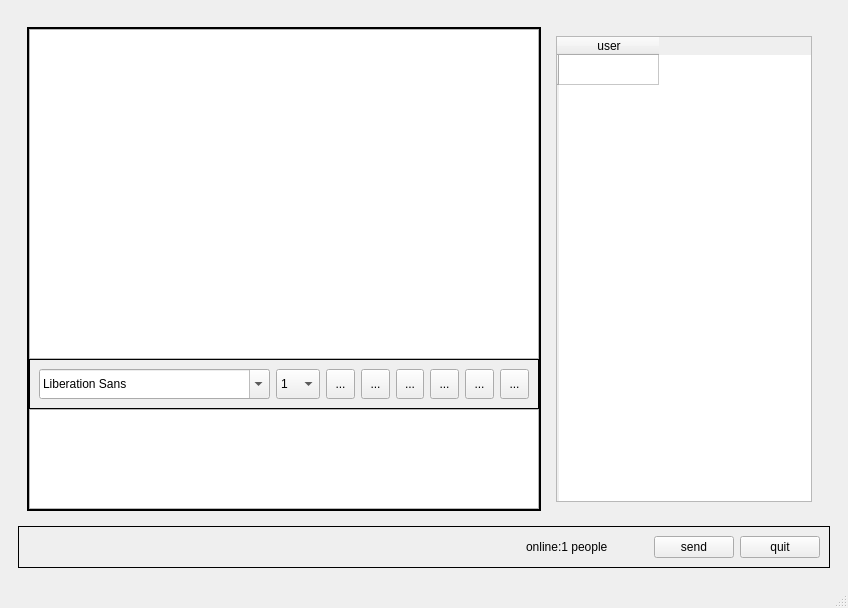
<?xml version="1.0" encoding="UTF-8"?>
<ui version="4.0">
 <class>chatting_window</class>
 <widget class="QMainWindow" name="chatting_window">
  <property name="geometry">
   <rect>
    <x>0</x>
    <y>0</y>
    <width>848</width>
    <height>608</height>
   </rect>
  </property>
  <property name="windowTitle">
   <string>MainWindow</string>
  </property>
  <widget class="QWidget" name="centralwidget">
   <layout class="QVBoxLayout" name="verticalLayout_5">
    <item>
     <widget class="QWidget" name="widget_2" native="true">
      <layout class="QVBoxLayout" name="verticalLayout_4">
       <item>
        <widget class="QWidget" name="widget_4" native="true">
         <property name="sizePolicy">
          <sizepolicy hsizetype="Preferred" vsizetype="Preferred">
           <horstretch>0</horstretch>
           <verstretch>0</verstretch>
          </sizepolicy>
         </property>
         <property name="maximumSize">
          <size>
           <width>16777215</width>
           <height>16777215</height>
          </size>
         </property>
         <layout class="QHBoxLayout" name="horizontalLayout_3">
          <item>
           <widget class="QFrame" name="frame_4">
            <property name="maximumSize">
             <size>
              <width>16777215</width>
              <height>16777215</height>
             </size>
            </property>
            <property name="frameShape">
             <enum>QFrame::Box</enum>
            </property>
            <property name="lineWidth">
             <number>2</number>
            </property>
            <layout class="QVBoxLayout" name="verticalLayout_3">
             <property name="spacing">
              <number>0</number>
             </property>
             <property name="leftMargin">
              <number>0</number>
             </property>
             <property name="topMargin">
              <number>0</number>
             </property>
             <property name="rightMargin">
              <number>0</number>
             </property>
             <property name="bottomMargin">
              <number>0</number>
             </property>
             <item>
              <widget class="QWidget" name="widget" native="true">
               <layout class="QVBoxLayout" name="verticalLayout">
                <property name="leftMargin">
                 <number>0</number>
                </property>
                <property name="topMargin">
                 <number>0</number>
                </property>
                <property name="rightMargin">
                 <number>0</number>
                </property>
                <property name="bottomMargin">
                 <number>0</number>
                </property>
                <item>
                 <widget class="QTextBrowser" name="recv_box">
                  <property name="sizePolicy">
                   <sizepolicy hsizetype="Preferred" vsizetype="Preferred">
                    <horstretch>0</horstretch>
                    <verstretch>0</verstretch>
                   </sizepolicy>
                  </property>
                 </widget>
                </item>
               </layout>
              </widget>
             </item>
             <item>
              <widget class="QFrame" name="frame_2">
               <property name="maximumSize">
                <size>
                 <width>16777215</width>
                 <height>50</height>
                </size>
               </property>
               <property name="frameShape">
                <enum>QFrame::Box</enum>
               </property>
               <layout class="QHBoxLayout" name="horizontalLayout">
                <item>
                 <widget class="QFontComboBox" name="fontComboBox">
                  <property name="sizePolicy">
                   <sizepolicy hsizetype="Preferred" vsizetype="Preferred">
                    <horstretch>0</horstretch>
                    <verstretch>0</verstretch>
                   </sizepolicy>
                  </property>
                 </widget>
                </item>
                <item>
                 <widget class="QComboBox" name="comboBox">
                  <property name="sizePolicy">
                   <sizepolicy hsizetype="Preferred" vsizetype="Preferred">
                    <horstretch>0</horstretch>
                    <verstretch>0</verstretch>
                   </sizepolicy>
                  </property>
                  <item>
                   <property name="text">
                    <string>1</string>
                   </property>
                  </item>
                  <item>
                   <property name="text">
                    <string>2</string>
                   </property>
                  </item>
                  <item>
                   <property name="text">
                    <string>3</string>
                   </property>
                  </item>
                  <item>
                   <property name="text">
                    <string>4</string>
                   </property>
                  </item>
                  <item>
                   <property name="text">
                    <string>5</string>
                   </property>
                  </item>
                  <item>
                   <property name="text">
                    <string>6</string>
                   </property>
                  </item>
                  <item>
                   <property name="text">
                    <string>7</string>
                   </property>
                  </item>
                  <item>
                   <property name="text">
                    <string>8</string>
                   </property>
                  </item>
                  <item>
                   <property name="text">
                    <string>9</string>
                   </property>
                  </item>
                  <item>
                   <property name="text">
                    <string>10</string>
                   </property>
                  </item>
                  <item>
                   <property name="text">
                    <string>11</string>
                   </property>
                  </item>
                 </widget>
                </item>
                <item>
                 <widget class="QToolButton" name="toolButton_3">
                  <property name="sizePolicy">
                   <sizepolicy hsizetype="Preferred" vsizetype="Preferred">
                    <horstretch>0</horstretch>
                    <verstretch>0</verstretch>
                   </sizepolicy>
                  </property>
                  <property name="toolTip">
                   <string>CLICK</string>
                  </property>
                  <property name="text">
                   <string>...</string>
                  </property>
                  <property name="icon">
                   <iconset resource="res.qrc">
                    <normaloff>:/icon/icon/OIP.jpg</normaloff>:/icon/icon/OIP.jpg</iconset>
                  </property>
                  <property name="iconSize">
                   <size>
                    <width>26</width>
                    <height>26</height>
                   </size>
                  </property>
                  <property name="checkable">
                   <bool>true</bool>
                  </property>
                 </widget>
                </item>
                <item>
                 <widget class="QToolButton" name="toolButton_4">
                  <property name="sizePolicy">
                   <sizepolicy hsizetype="Preferred" vsizetype="Preferred">
                    <horstretch>0</horstretch>
                    <verstretch>0</verstretch>
                   </sizepolicy>
                  </property>
                  <property name="toolTip">
                   <string>CLICK</string>
                  </property>
                  <property name="text">
                   <string>...</string>
                  </property>
                  <property name="icon">
                   <iconset resource="res.qrc">
                    <normaloff>:/icon/icon/OIP.jpg</normaloff>:/icon/icon/OIP.jpg</iconset>
                  </property>
                  <property name="iconSize">
                   <size>
                    <width>26</width>
                    <height>26</height>
                   </size>
                  </property>
                  <property name="checkable">
                   <bool>true</bool>
                  </property>
                 </widget>
                </item>
                <item>
                 <widget class="QToolButton" name="toolButton_2">
                  <property name="sizePolicy">
                   <sizepolicy hsizetype="Preferred" vsizetype="Preferred">
                    <horstretch>0</horstretch>
                    <verstretch>0</verstretch>
                   </sizepolicy>
                  </property>
                  <property name="toolTip">
                   <string>CLICK</string>
                  </property>
                  <property name="text">
                   <string>...</string>
                  </property>
                  <property name="icon">
                   <iconset resource="res.qrc">
                    <normaloff>:/icon/icon/OIP.jpg</normaloff>:/icon/icon/OIP.jpg</iconset>
                  </property>
                  <property name="iconSize">
                   <size>
                    <width>26</width>
                    <height>26</height>
                   </size>
                  </property>
                  <property name="checkable">
                   <bool>true</bool>
                  </property>
                 </widget>
                </item>
                <item>
                 <widget class="QToolButton" name="toolButton_6">
                  <property name="sizePolicy">
                   <sizepolicy hsizetype="Preferred" vsizetype="Preferred">
                    <horstretch>0</horstretch>
                    <verstretch>0</verstretch>
                   </sizepolicy>
                  </property>
                  <property name="toolTip">
                   <string>CLICK</string>
                  </property>
                  <property name="text">
                   <string>...</string>
                  </property>
                  <property name="icon">
                   <iconset resource="res.qrc">
                    <normaloff>:/icon/icon/OIP.jpg</normaloff>:/icon/icon/OIP.jpg</iconset>
                  </property>
                  <property name="iconSize">
                   <size>
                    <width>26</width>
                    <height>26</height>
                   </size>
                  </property>
                  <property name="checkable">
                   <bool>true</bool>
                  </property>
                 </widget>
                </item>
                <item>
                 <widget class="QToolButton" name="toolButton_5">
                  <property name="sizePolicy">
                   <sizepolicy hsizetype="Preferred" vsizetype="Preferred">
                    <horstretch>0</horstretch>
                    <verstretch>0</verstretch>
                   </sizepolicy>
                  </property>
                  <property name="toolTip">
                   <string>CLICK</string>
                  </property>
                  <property name="text">
                   <string>...</string>
                  </property>
                  <property name="icon">
                   <iconset resource="res.qrc">
                    <normaloff>:/icon/icon/OIP.jpg</normaloff>:/icon/icon/OIP.jpg</iconset>
                  </property>
                  <property name="iconSize">
                   <size>
                    <width>26</width>
                    <height>26</height>
                   </size>
                  </property>
                  <property name="checkable">
                   <bool>true</bool>
                  </property>
                 </widget>
                </item>
                <item>
                 <widget class="QToolButton" name="toolButton">
                  <property name="sizePolicy">
                   <sizepolicy hsizetype="Preferred" vsizetype="Preferred">
                    <horstretch>0</horstretch>
                    <verstretch>0</verstretch>
                   </sizepolicy>
                  </property>
                  <property name="toolTip">
                   <string>CLICK</string>
                  </property>
                  <property name="text">
                   <string>...</string>
                  </property>
                  <property name="icon">
                   <iconset resource="res.qrc">
                    <normaloff>:/icon/icon/OIP.jpg</normaloff>:/icon/icon/OIP.jpg</iconset>
                  </property>
                  <property name="iconSize">
                   <size>
                    <width>26</width>
                    <height>26</height>
                   </size>
                  </property>
                  <property name="checkable">
                   <bool>true</bool>
                  </property>
                 </widget>
                </item>
               </layout>
              </widget>
             </item>
             <item>
              <widget class="QWidget" name="widget_3" native="true">
               <property name="maximumSize">
                <size>
                 <width>16777215</width>
                 <height>100</height>
                </size>
               </property>
               <layout class="QVBoxLayout" name="verticalLayout_2">
                <property name="spacing">
                 <number>0</number>
                </property>
                <property name="leftMargin">
                 <number>0</number>
                </property>
                <property name="topMargin">
                 <number>0</number>
                </property>
                <property name="rightMargin">
                 <number>0</number>
                </property>
                <property name="bottomMargin">
                 <number>0</number>
                </property>
                <item>
                 <widget class="QTextEdit" name="send_box">
                  <property name="maximumSize">
                   <size>
                    <width>16777215</width>
                    <height>100</height>
                   </size>
                  </property>
                 </widget>
                </item>
               </layout>
              </widget>
             </item>
            </layout>
           </widget>
          </item>
          <item>
           <widget class="QWidget" name="widget_5" native="true">
            <property name="minimumSize">
             <size>
              <width>110</width>
              <height>0</height>
             </size>
            </property>
            <property name="maximumSize">
             <size>
              <width>300</width>
              <height>16777215</height>
             </size>
            </property>
            <layout class="QHBoxLayout" name="horizontalLayout_4">
             <item>
              <widget class="QTableWidget" name="user_box">
               <property name="sizePolicy">
                <sizepolicy hsizetype="Preferred" vsizetype="Preferred">
                 <horstretch>0</horstretch>
                 <verstretch>0</verstretch>
                </sizepolicy>
               </property>
               <property name="minimumSize">
                <size>
                 <width>110</width>
                 <height>0</height>
                </size>
               </property>
               <property name="maximumSize">
                <size>
                 <width>300</width>
                 <height>16777215</height>
                </size>
               </property>
               <property name="autoScrollMargin">
                <number>0</number>
               </property>
               <property name="rowCount">
                <number>1</number>
               </property>
               <property name="columnCount">
                <number>1</number>
               </property>
               <row>
                <property name="text">
                 <string/>
                </property>
               </row>
               <column>
                <property name="text">
                 <string>user</string>
                </property>
               </column>
              </widget>
             </item>
            </layout>
           </widget>
          </item>
         </layout>
        </widget>
       </item>
       <item>
        <widget class="QFrame" name="frame_2">
         <property name="frameShape">
          <enum>QFrame::Box</enum>
         </property>
         <layout class="QHBoxLayout" name="horizontalLayout_2">
          <item>
           <spacer name="horizontalSpacer_2">
            <property name="orientation">
             <enum>Qt::Horizontal</enum>
            </property>
            <property name="sizeHint" stdset="0">
             <size>
              <width>40</width>
              <height>20</height>
             </size>
            </property>
           </spacer>
          </item>
          <item>
           <widget class="QLabel" name="online_lable">
            <property name="text">
             <string>online:1 people</string>
            </property>
           </widget>
          </item>
          <item>
           <spacer name="horizontalSpacer">
            <property name="orientation">
             <enum>Qt::Horizontal</enum>
            </property>
            <property name="sizeType">
             <enum>QSizePolicy::Fixed</enum>
            </property>
            <property name="sizeHint" stdset="0">
             <size>
              <width>40</width>
              <height>20</height>
             </size>
            </property>
           </spacer>
          </item>
          <item>
           <widget class="QPushButton" name="btn_send">
            <property name="text">
             <string>send</string>
            </property>
           </widget>
          </item>
          <item>
           <widget class="QPushButton" name="btn_quit">
            <property name="text">
             <string>quit</string>
            </property>
           </widget>
          </item>
         </layout>
        </widget>
       </item>
      </layout>
     </widget>
    </item>
   </layout>
  </widget>
  <widget class="QMenuBar" name="menubar">
   <property name="geometry">
    <rect>
     <x>0</x>
     <y>0</y>
     <width>848</width>
     <height>26</height>
    </rect>
   </property>
  </widget>
  <widget class="QStatusBar" name="statusbar"/>
 </widget>
 <resources>
  <include location="res.qrc"/>
 </resources>
 <connections/>
</ui>
